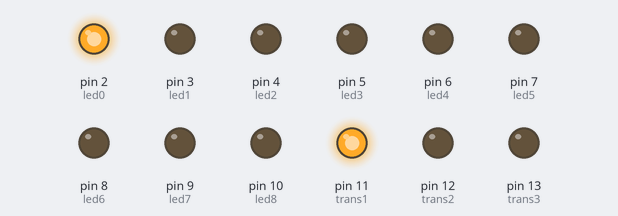
Bench run of a sketch on a simulated Arduino Uno, built with avr-gcc and run on an emulated ATmega328P. Shown: output pins drawn as LEDs (lit = HIGH).

Above: at 0.3 s.
At 2.7 s:
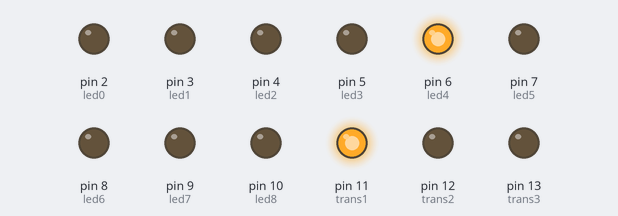
At 5.7 s:
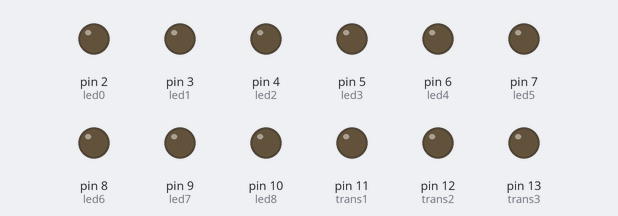
At 11.1 s:
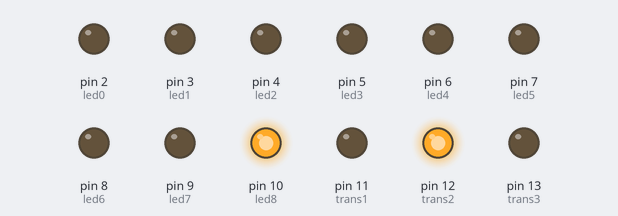
At 16.5 s:
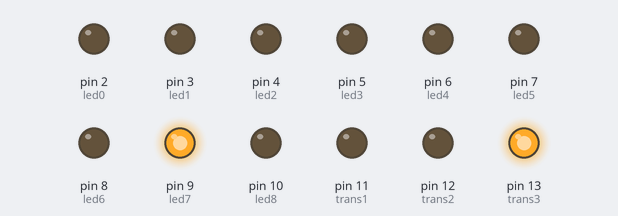
At 21.9 s:
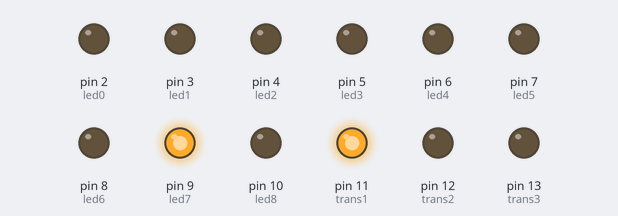
Timing chart, 0 to 22.6 s (numbered marks = the images above):
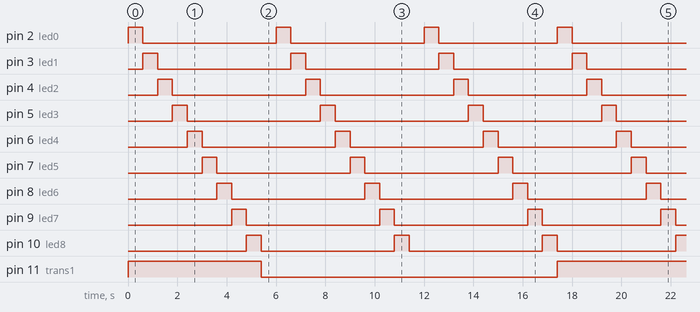

Measured:
- by itself, pin 11 (trans1), pin 12 (trans2), pin 13 (trans3): alternates HIGH for 5.4 s and LOW for 12.0 s
- by itself, pin 2 (led0), pin 3 (led1), pin 4 (led2), pin 5 (led3), pin 6 (led4), pin 7 (led5), pin 8 (led6), pin 9 (led7), pin 10 (led8): alternates HIGH for 0.60 s and LOW for 5.4 s
- by itself, everything shown: repeats every 17.4 s, in 30 steps

The sketch:

cub_3x3.ino
```cpp
/**********************************************************************************
**                                                                               **
**                              Cubo 3x3 LEDs                                  **
**                                                                               **
**********************************************************************************/
//********** Includes *************************************************************
//********** Variables ************************************************************

 const int led0 = 2;          // donar nom al pin 1 de l’Arduino
 const int led1 = 3;          // donar nom al pin 2 de l’Arduino
 const int led2 = 4;          // donar nom al pin 3 de l’Arduino
 const int led3 = 5;          // donar nom al pin 4 de l’Arduino
 const int led4 = 6;          // donar nom al pin 5 de l’Arduino
 const int led5 = 7;         // donar nom al pin 6 de l’Arduino
 const int led6 = 8;         // donar nom al pin 7 de l’Arduino
 const int led7 = 9;         // donar nom al pin 8 de l’Arduino
 const int led8 = 10;         // donar nom al pin 9 de l’Arduino
 const int trans1 = 11;      // donar nom al pin 10 de l’Arduino
 const int trans2 = 12;      // donar nom al pin 11 de l’Arduino
 const int trans3 = 13;      // donar nom al pin 12 de l’Arduino


//********** Setup ****************************************************************
void setup()
{
  pinMode(led0, OUTPUT);
  pinMode(led1, OUTPUT);
  pinMode(led2, OUTPUT);
  pinMode(led3, OUTPUT);
  pinMode(led4, OUTPUT);
  pinMode(led5, OUTPUT);
  pinMode(led6, OUTPUT);
  pinMode(led7, OUTPUT);
  pinMode(led8, OUTPUT);
  pinMode(trans1, OUTPUT);
  pinMode(trans2, OUTPUT);
  pinMode(trans3, OUTPUT);

}
//********** Loop *****************************************************************
void loop()
{

  digitalWrite(led0, HIGH);
  digitalWrite(trans1, HIGH);

    delay (600);

  digitalWrite(led1, HIGH);
  digitalWrite(led0, LOW);

    delay (600);

  digitalWrite(led2, HIGH);
  digitalWrite(led1, LOW);

    delay (600);

  digitalWrite(led3, HIGH);
  digitalWrite(led2, LOW);

    delay (600);

  digitalWrite(led4, HIGH);
  digitalWrite(led3, LOW);

    delay (600);

  digitalWrite(led5, HIGH);
  digitalWrite(led4, LOW);

    delay (600);

  digitalWrite(led6, HIGH);
  digitalWrite(led5, LOW);

    delay (600);


  digitalWrite(led7, HIGH);
  digitalWrite(led6, LOW);

    delay (600);

  digitalWrite(led7, LOW);
  digitalWrite(led8, HIGH);

    delay (600);

  digitalWrite(led8, LOW);
  digitalWrite(trans1, LOW);


   delay (600);

 digitalWrite(led0, HIGH);
  digitalWrite(trans2, HIGH);

    delay (600);

  digitalWrite(led1, HIGH);
  digitalWrite(led0, LOW);

    delay (600);

  digitalWrite(led2, HIGH);
  digitalWrite(led1, LOW);

    delay (600);

  digitalWrite(led3, HIGH);
  digitalWrite(led2, LOW);

    delay (600);

  digitalWrite(led4, HIGH);
  digitalWrite(led3, LOW);

    delay (600);

  digitalWrite(led5, HIGH);
  digitalWrite(led4, LOW);

    delay (600);

  digitalWrite(led6, HIGH);
  digitalWrite(led5, LOW);

    delay (600);


  digitalWrite(led7, HIGH);
  digitalWrite(led6, LOW);

    delay (600);

  digitalWrite(led7, LOW);
  digitalWrite(led8, HIGH);

    delay (600);

  digitalWrite(led8, LOW);
  digitalWrite(trans2, LOW);


   delay (600);

  digitalWrite(led0, HIGH);
  digitalWrite(trans3, HIGH);

    delay (600);

  digitalWrite(led1, HIGH);
  digitalWrite(led0, LOW);

    delay (600);

  digitalWrite(led2, HIGH);
  digitalWrite(led1, LOW);

    delay (600);

  digitalWrite(led3, HIGH);
  digitalWrite(led2, LOW);

    delay (600);

  digitalWrite(led4, HIGH);
  digitalWrite(led3, LOW);

    delay (600);

  digitalWrite(led5, HIGH);
  digitalWrite(led4, LOW);

    delay (600);

  digitalWrite(led6, HIGH);
  digitalWrite(led5, LOW);

    delay (600);


  digitalWrite(led7, HIGH);
  digitalWrite(led6, LOW);

    delay (600);

  digitalWrite(led7, LOW);
  digitalWrite(led8, HIGH);

    delay (600);

  digitalWrite(led8, LOW);
  digitalWrite(trans3, LOW);

}


//********** Funcions *************************************************************
```
